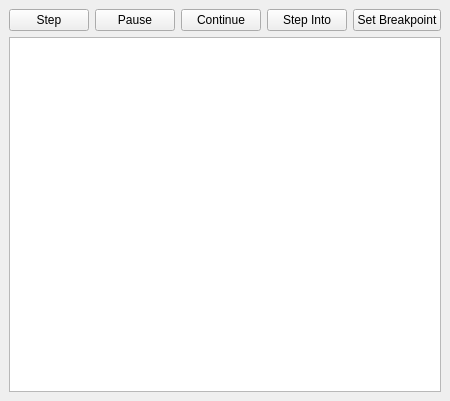
<?xml version="1.0" encoding="UTF-8"?>
<ui version="4.0">
 <class>DockWidget</class>
 <widget class="QDockWidget" name="DockWidget">
  <property name="geometry">
   <rect>
    <x>0</x>
    <y>0</y>
    <width>430</width>
    <height>401</height>
   </rect>
  </property>
  <property name="windowTitle">
   <string>Disassembly</string>
  </property>
  <widget class="QWidget" name="dockWidgetContents">
   <layout class="QVBoxLayout" name="verticalLayout">
    <item>
     <layout class="QHBoxLayout" name="horizontalLayout">
      <item>
       <widget class="QPushButton" name="button_step">
        <property name="text">
         <string>Step</string>
        </property>
       </widget>
      </item>
      <item>
       <widget class="QPushButton" name="button_pause">
        <property name="text">
         <string>Pause</string>
        </property>
       </widget>
      </item>
      <item>
       <widget class="QPushButton" name="button_continue">
        <property name="text">
         <string>Continue</string>
        </property>
       </widget>
      </item>
      <item>
       <widget class="QPushButton" name="pushButton">
        <property name="text">
         <string>Step Into</string>
        </property>
       </widget>
      </item>
      <item>
       <widget class="QPushButton" name="button_breakpoint">
        <property name="text">
         <string>Set Breakpoint</string>
        </property>
       </widget>
      </item>
     </layout>
    </item>
    <item>
     <widget class="QTreeView" name="treeView">
      <property name="alternatingRowColors">
       <bool>true</bool>
      </property>
      <property name="indentation">
       <number>20</number>
      </property>
      <property name="rootIsDecorated">
       <bool>false</bool>
      </property>
      <property name="uniformRowHeights">
       <bool>true</bool>
      </property>
      <attribute name="headerVisible">
       <bool>false</bool>
      </attribute>
     </widget>
    </item>
   </layout>
  </widget>
 </widget>
 <resources/>
 <connections/>
</ui>
